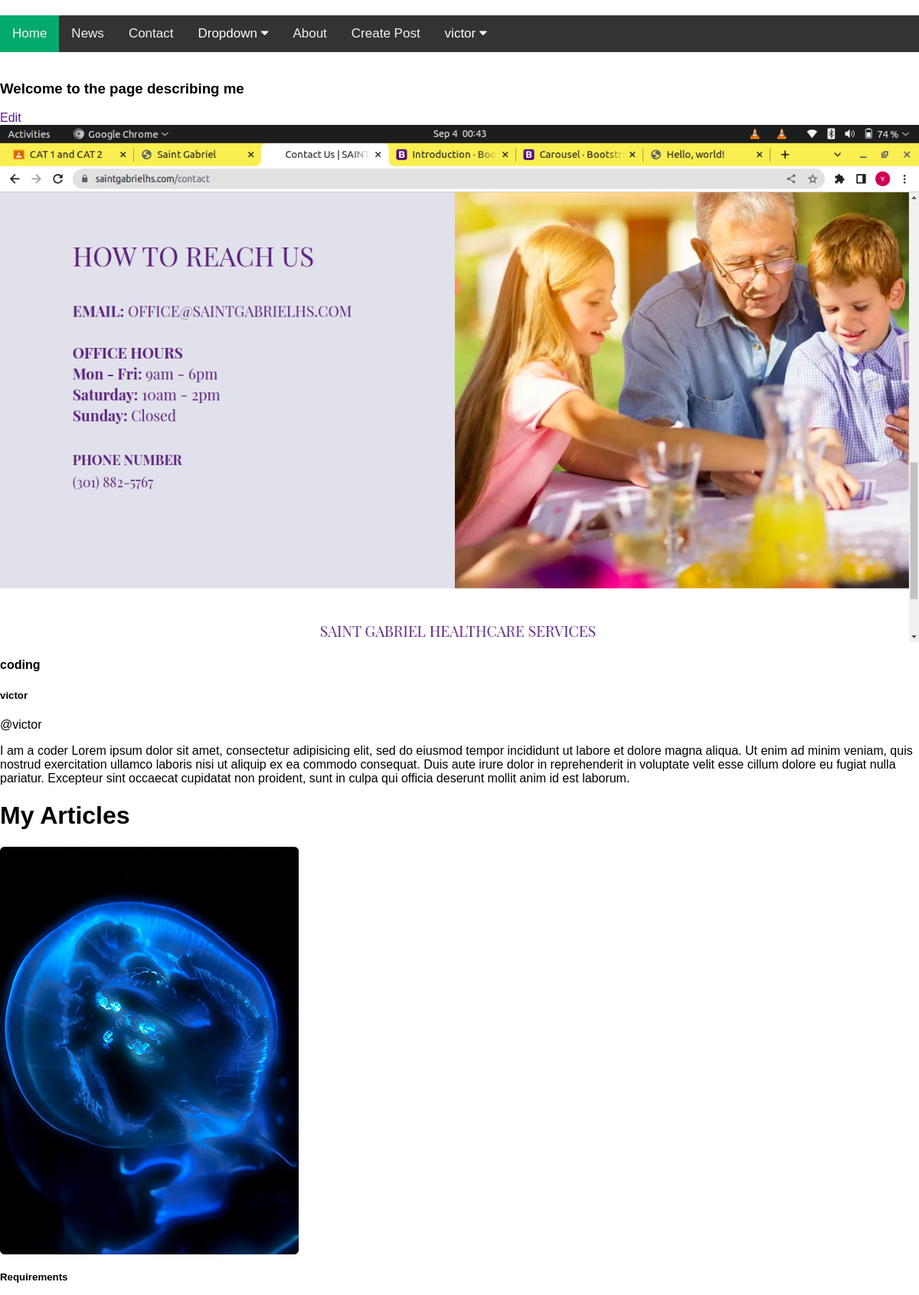
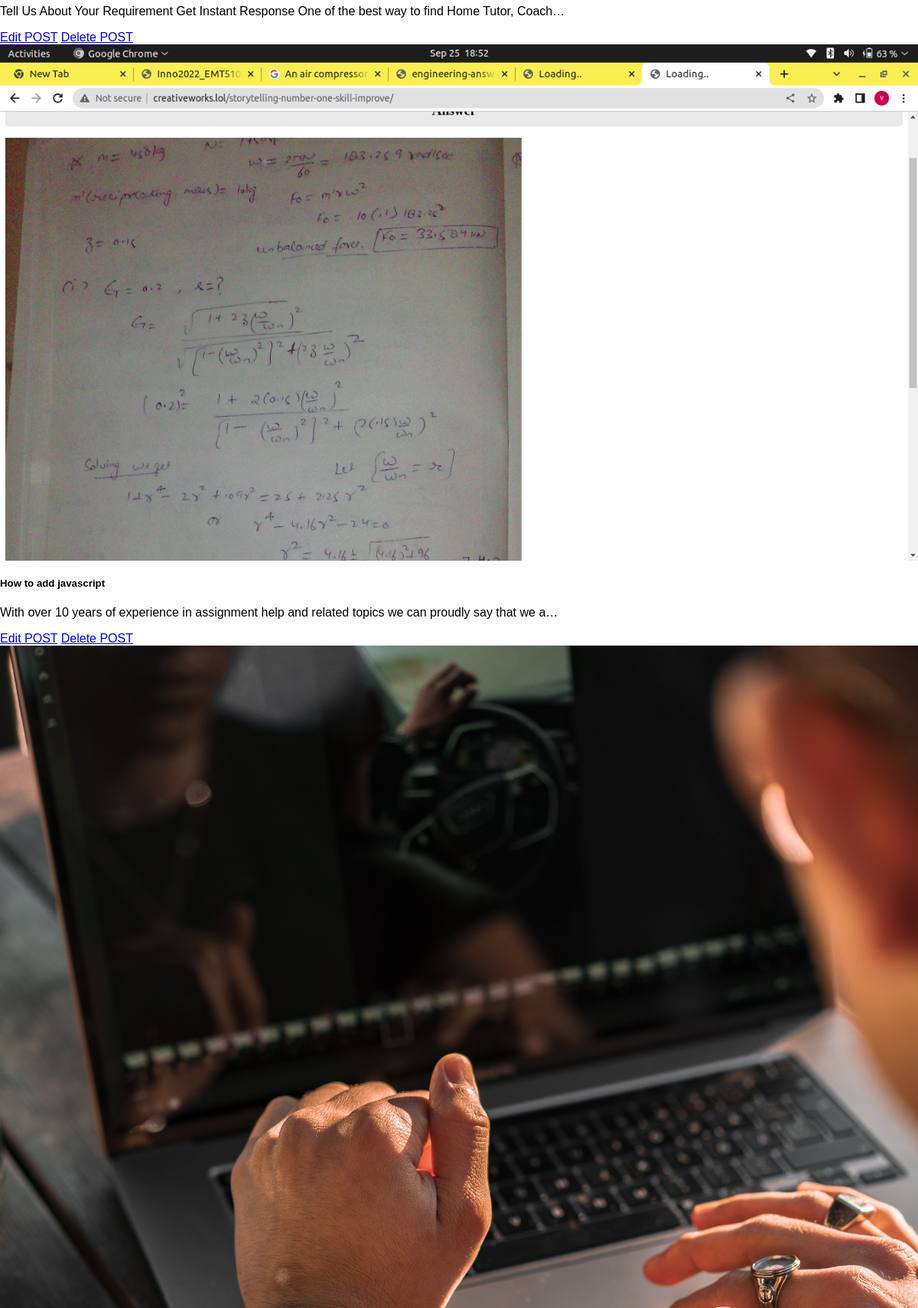
Page /account (signed in, upper part) on the committed database (2 pictures, top to bottom).
### profiles/models.py (models this page shows, shortened)
class UserProfile(models.Model):
    user = models.OneToOneField(User, on_delete=models.CASCADE)
    name = models.CharField(max_length = 200)
    email = models.EmailField()
    username = models.CharField(max_length=200)
    profession = models.CharField(max_length=200)
    picture = models.ImageField(upload_to = 'img', blank=True, null=True)
    about = models.TextField()
    profile_id = models.UUIDField(default= uuid.uuid4, editable=False, unique=True, primary_key=True)

### freelanceapp/models.py (models this page shows, shortened)
class Post(models.Model):
    writer = models.ForeignKey(UserProfile, on_delete = models.SET_NULL, null=True, blank=True)
    title= models.CharField(max_length=500)
    body = models.TextField()
    image = models.ImageField(upload_to='img')
    post_id = models.UUIDField(default=uuid.uuid4, primary_key=True, unique=True, editable=False)
    created = models.DateTimeField(auto_now_add=True)
    modified = models.DateTimeField(auto_now=True)
    slug = models.SlugField()
    category = models.ForeignKey('Category', on_delete=models.SET_NULL, blank=True, null=True)

### profiles/views.py (the view)
# urls.py: path('account', views.account, name='account')
def account(request):
    user_account = request.user.userprofile
    context = {'account':user_account}
    return render(request, 'profiles/account.html', context)

### profiles/templates/profiles/account.html (shortened to what this page needs)
{% extends 'base.html' %}
{% block content %}
<h3>Welcome to the page describing me </h3>
<div>
    <a href="" style="text-decoration: none;">
        <div class="edit-info">
            Edit
        </div>
    </a>
</div>
<div>
    <img src="{{ account.picture.url }}">
</div>
<div>
    <h4>{{ account.profession }}</h4>
    <h5>{{ account.name }}</h5>
</div>
<p>@{{ account.name }}</p>
<div>
    <p>{{ account.about }}</p>
</div>
<h1>My Articles</h1>
<div>
    {% for post in account.post_set.all %}
    <div class="card">
        <img src="{{ post.image.url }}">
        <div class="cardBody">
            <h5 class="card-title">{{ post.title }}</h5>
            <p class="card-text">{{ post.body|safe|truncatechars:'100' }}</p>
        </div>
        <a href="{% url 'update' post.slug %}" class="btn btn-primary">Edit POST</a>
        <a href="{% url 'delete' post.slug %}" class="btn btn-primary">Delete POST </i></a>
    </div>
    {% endfor %}
</div>
{% endblock %}

### templates/base.html (shortened to what this page needs)
<!DOCTYPE html>
{% load static %}
<html>
<head>
<link rel="stylesheet" href="https://cdnjs.cloudflare.com/ajax/libs/font-awesome/4.7.0/css/font-awesome.min.css">
<link rel="stylesheet" href="{% static 'css/styles.css' %}" >
<link rel="stylesheet" href="{% static 'css/detail.css' %}" >
</head>
<body>
<div class="topnav" id="myTopnav">
  <a href="{% url 'index' %}" class="active">Home</a>
  <a href="#news">News</a>
  <a href="#contact">Contact</a>
  <div class="dropdown">
    <button class="dropbtn">Dropdown
      <i class="fa fa-caret-down"></i>
    </button>
  </div>
  <a href="#about">About</a>
  {% if request.user.is_authenticated %}
  <a href="{% url 'create' %}">Create Post</a>
  <div class="dropdown">
    <button class="dropbtn">{{request.user.username}}
      <i class="fa fa-caret-down"></i>
    </button>
  </div>
  {% endif %}
</div>
<br>
{% block content%}{% endblock %}
</body>
</html>

### static/css/styles.css (style rules this page uses)
body { margin:0;font-family:Arial }
.topnav { overflow: hidden; background-color: #333; }
.topnav a { float: left; display: block; color: #f2f2f2; text-align: center; padding: 14px 16px; text-decoration: none; font-size: 17px; }
.active { background-color: #04AA6D; color: white; }
.dropdown { float: left; overflow: hidden; }
.dropdown .dropbtn { font-size: 17px; border: none; outline: none; color: white; padding: 14px 16px; background-color: inherit; font-family: inherit; margin: 0; }

### static/css/detail.css (style rules this page uses)
body { margin-top:20px; }
img { max-width: 100%; }
img { vertical-align: middle; border-style: none; }

### rows in the picture
UserProfile: picture (picture), profession "coding", name "victor", about "I am a coder Lorem ipsum dolor sit amet, consectetur adipisicing elit, sed do eiusmod tempor incididunt ut labore et dolore magna aliqua. Ut enim ad minim veniam, quis nostrud exercitation ullamco laboris nisi ut aliquip ex ea commodo consequat. Duis aute irure dolor in reprehenderit in voluptate velit esse cillum dolore eu fugiat nulla pariatur. Excepteur sint occaecat cupidatat non proident, sunt in culpa qui officia deserunt mollit anim id est laborum."
Post: image (picture), title "Requirements", body "Tell Us About Your Requirement Get Instant Response One of the best way to find Home Tutor, Coach…"
Post: image (picture), title "How to add javascript", body "With over 10 years of experience in assignment help and related topics we can proudly say that we a…"
Post: image (picture)

### other values in the picture
{{ request.user.username }} "victor"
